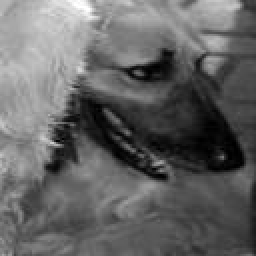
#> input picture Grayscale_Images/n02088094-Afghan_hound/n02088094_1126.jpg, 128 x 128 px, found by its file name (shown 2 times larger); its folder holds only this picture in this run
$ jupyter execute --allow-errors notebook-1.ipynb
#> lines starting #> are read from the running program, lines starting #| are printed output that depends on the picture
#> further down, original_img is the input picture: PIL image 128x128 L; min 0, max 255, mean 99.8
[cell 1]
import json
import os
import xml.etree.ElementTree as ET
from pathlib import Path

import matplotlib.pyplot as plt
import numpy as np
import pandas as pd
from PIL import Image
from skimage import exposure, filters, io
from skimage.feature import hog
from sklearn.decomposition import PCA
from sklearn.feature_extraction.text import CountVectorizer, TfidfVectorizer
from sklearn.metrics import pairwise_distances
from sklearn.preprocessing import StandardScaler

[cell 2]
base_image_dir = "./Dataset/Images"
base_annot_dir = "./Dataset/Annotation"
gray_output_dir = "./Grayscale_Images"
edge_histograms_dir = "./EdgeHistograms"

dog_classes = [
    "n02088094-Afghan_hound",
    "n02109961-Eskimo_dog",
    "n02113978-Mexican_hairless",
    "n02091467-Norwegian_elkhound",
]


cropped_img_dir = "./Cropped_Images"

[cell 3]
# [31 lines left out: functions get_bounding_boxes, process_image, not called in this run]


original_imgs = {}
cropped_imgs = {}

total_cropped_images = 0

#> (the rest of this cell did not finish here and is left out)

[cell 4]
import random


fig, axes = plt.subplots(len(dog_classes), 2, figsize=(8, 4 * len(dog_classes)))

#> (the rest of this cell did not finish here and is left out)

## b)

[cell 5]
def convert_to_grayscale_and_save(image_path, class_output_dir):
    image = Image.open(image_path)
    grayscale_image = image.convert("L")
    grayscale_path = os.path.join(class_output_dir, os.path.basename(image_path))
    grayscale_image.save(grayscale_path)
    return np.array(grayscale_image)


def calculate_edge_angle(grayscale_image):
    sobel_h = filters.sobel_h(grayscale_image)
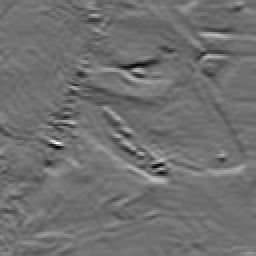
#> sobel_h: shape (128, 128) float64 (shown 2 times larger); min -0.499, max 0.621, mean -0.00481; drawn with min black and max white
    sobel_v = filters.sobel_v(grayscale_image)
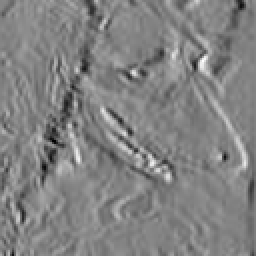
#> sobel_v: shape (128, 128) float64 (shown 2 times larger); min -0.336, max 0.31, mean -0.00592; drawn with min black and max white
    angle_sobel = np.mod(np.arctan2(sobel_v, sobel_h), np.pi)
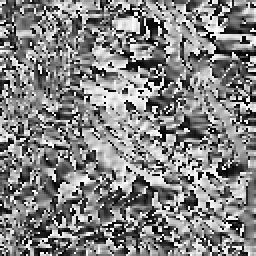
#> angle_sobel: shape (128, 128) float64 (shown 2 times larger); min 0, max 3.14, mean 1.62; drawn with min black and max white
    return angle_sobel


def compute_edge_histogram(angle_sobel):
    hist, hist_centers = exposure.histogram(angle_sobel, nbins=36)
#> hist = 36 values, max 607 at index 0, min 355 at index 13, mean 455.1; hist_centers = 36 values from 0.0436 to 3.1
    return hist, hist_centers


def plot_histogram(cropped_image, grayscale_image, hist, class_name):
#> called with hist = array of shape (36,), class_name = 'n02088094-Afghan_hound'
    plt.figure(figsize=(15, 4))
    plt.subplot(1, 3, 1)
    plt.imshow(cropped_image)
    plt.title(f"{class_name} Cropped Image")

    plt.subplot(1, 3, 2)
    plt.imshow(grayscale_image, cmap="gray")
    plt.title(f"{class_name} Grayscale Image")

    plt.subplot(1, 3, 3)
    plt.bar(range(len(hist)), hist)
    plt.xlabel("Bins")
    plt.ylabel("Pixel Count")
    plt.title(f"{class_name} Edge Histogram")
    plt.show()
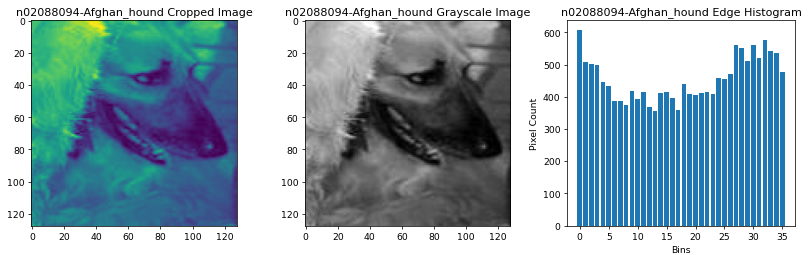
#> figure drawn by matplotlib, 3 panels; panel 3: tallest bar 607 high, from x = -0.4 to 0.4


# [8 lines left out: function compare_histograms, not called in this run]


histograms = []
class_names = []

#> (the rest of this cell did not finish here and is left out)

## c)

[cell 6]
def compute_and_visualize_hog(grayscale_image, class_name):
#> called with class_name = 'n02088094-Afghan_hound'
    hog_features, hog_image = hog(
        grayscale_image,
        pixels_per_cell=(8, 8),
        cells_per_block=(2, 2),
        visualize=True,
        block_norm="L2-Hys",
    )
#> hog_features = 8100 values, max 0.389 at index 5054, min 0 at index 6, mean 0.137

    hog_image_rescaled = exposure.rescale_intensity(hog_image, in_range=(0, 10))
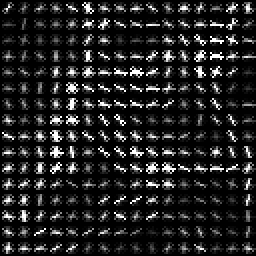
#> hog_image_rescaled: shape (128, 128) float64 (shown 2 times larger); min 0, max 1, mean 0.138
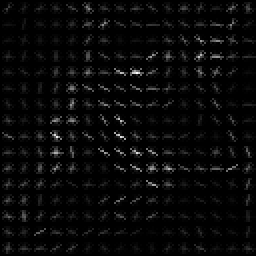
#> hog_image: shape (128, 128) float64 (shown 2 times larger); min 0, max 45.74, mean 1.6; drawn with min black and max white

    plt.figure(figsize=(10, 4))
    plt.subplot(1, 2, 1)
    plt.imshow(grayscale_image, cmap="gray")
    plt.title(f"{class_name} Grayscale Image")

    plt.subplot(1, 2, 2)
    plt.imshow(hog_image_rescaled, cmap="gray")
    plt.title(f"{class_name} HOG Descriptor")
    plt.show()


chosen_class = "n02088094-Afghan_hound"
class_image_dir = os.path.join(gray_output_dir, chosen_class)

img_file = os.listdir(class_image_dir)[0]
grayscale_image_path = os.path.join(class_image_dir, img_file)


grayscale_image = io.imread(grayscale_image_path)


compute_and_visualize_hog(grayscale_image, chosen_class)
